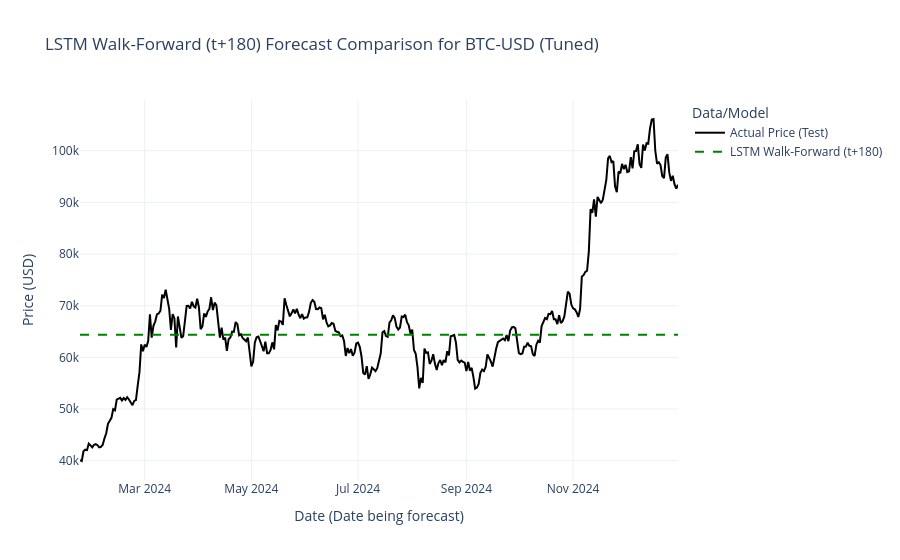

Notebook code cell kept with this figure:
### Code cell
# ## 13. Visualize Walk-Forward Results (t+h)

# %%
print("\n--- Plotting Walk-Forward Forecasts ---")
prediction_dates = test_data_full.index[h-1:]
# Align plot data if lengths mismatch
if len(prediction_dates) != len(lstm_walk_forward_predictions_h_step):
     min_plot_len = min(len(prediction_dates), len(lstm_walk_forward_predictions_h_step))
     prediction_dates = prediction_dates[:min_plot_len]
     plot_predictions = lstm_walk_forward_predictions_h_step[:min_plot_len]
     plot_actuals = y_test_actual_h_step[:min_plot_len]
else:
     plot_predictions = lstm_walk_forward_predictions_h_step
     plot_actuals = y_test_actual_h_step

results_df_wf = pd.DataFrame({
    'Actual': plot_actuals.flatten(),
    f'LSTM (t+{h})': plot_predictions.flatten()
}, index=prediction_dates)

fig = go.Figure()
fig.add_trace(go.Scatter(x=results_df_wf.index, y=results_df_wf['Actual'], mode='lines', name='Actual Price (Test)', line=dict(color='black')))
fig.add_trace(go.Scatter(x=results_df_wf.index, y=results_df_wf[f'LSTM (t+{h})'], mode='lines', name=f'LSTM Walk-Forward (t+{h})', line=dict(color='green', dash='dash')))
fig.update_layout(
    title=f'LSTM Walk-Forward (t+{h}) Forecast Comparison for {ticker} (Tuned)',
    xaxis_title="Date (Date being forecast)", yaxis_title="Price (USD)", legend_title="Data/Model", template="plotly_white"
)
fig.show()

### Figure 1 — Plotly figure (JSON) as saved in the notebook; plotly's stock layout.template omitted (floating-point values rounded to 4 significant figures; data arrays with more than 128 entries replaced by an {"elided": "..."} marker saying what was removed)
{"data": [{"line": {"color": "black"}, "mode": "lines", "name": "Actual Price (Test)", "type": "scatter", "x": {"elided": "343 str values"}, "y": {"elided": "343 float values"}}, {"line": {"color": "green", "dash": "dash"}, "mode": "lines", "name": "LSTM Walk-Forward (t+180)", "type": "scatter", "x": {"elided": "343 str values"}, "y": {"elided": "343 float values"}}], "layout": {"legend": {"title": {"text": "Data/Model"}}, "title": {"text": "LSTM Walk-Forward (t+180) Forecast Comparison for BTC-USD (Tuned)"}, "xaxis": {"title": {"text": "Date (Date being forecast)"}}, "yaxis": {"title": {"text": "Price (USD)"}}}}
